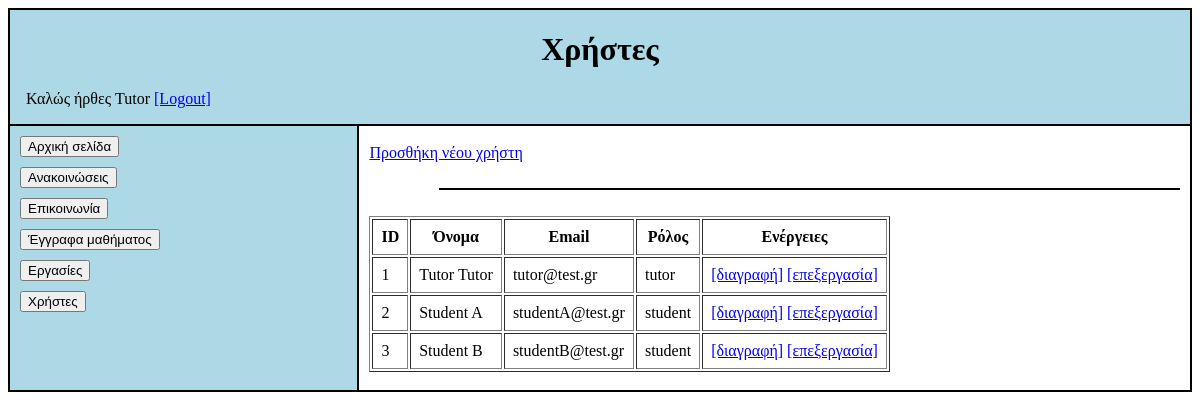
/users.php (signed in), run on the app's committed database.
### tables this page shows
CREATE TABLE `users` (
  `id` int(11) NOT NULL,
  `firstname` varchar(50) DEFAULT NULL,
  `lastname` varchar(50) DEFAULT NULL,
  `email` varchar(100) DEFAULT NULL,
  `password` varchar(255) DEFAULT NULL,
  `role` enum('tutor','student') DEFAULT NULL
);

### users.php (the view, shortened to what this page needs)
<?php
require 'config.php';
$res = mysqli_query($conn, "SELECT * FROM users ORDER BY id");
?>
<!DOCTYPE html>
<html lang="en">
<head>
    <link rel="stylesheet" href="users.css">
</head>
<body>
<div class="container">
    <div class="container1">
        <h1 style="text-align: center">Χρήστες</h1>
		<p style="margin-left:1em;">Καλώς ήρθες <?php echo $_SESSION['name']; ?>
			<a href="logout.php">[Logout]</a>
		</p>
    </div>
    <div class="container2">
        <div class="container3">
            <button class="buttons-margin1" type="button" onclick="window.location.href='index.php';">Αρχική σελίδα</button>
            <button class="buttons-margin2" type="button" onclick="window.location.href='announcements.php';" id="b-announcements">Ανακοινώσεις</button>
            <button class="buttons-margin2" type="button" onclick="window.location.href='communication.php';" id="b-communications">Επικοινωνία</button>
            <button class="buttons-margin1" type="button" onclick="window.location.href='documents.php';" id="b-documents">Έγγραφα μαθήματος</button>
            <button class="buttons-margin2" type="button" onclick="window.location.href='assignments.php';" id="b-assignments">Εργασίες</button>
			<?php if ($_SESSION['role'] == 'tutor'): ?>
				<button class="buttons-margin3" type="button" onclick="window.location.href='users.php';" id="b-users">Χρήστες</button>
			<?php endif; ?>
        </div>
        <div class="container4">
            <br>
			<a href="add_user.php">Προσθήκη νέου χρήστη</a>
			<br><br>
			<div class="text-margin">
			<hr class="hr1">
			</div>
			<br>
			<table border="1" cellpadding="8">
			<tr>
			<th>ID</th>
			<th>Όνομα</th>
			<th>Email</th>
			<th>Ρόλος</th>
			<th>Ενέργειες</th>
			</tr>
			<?php while($u = mysqli_fetch_assoc($res)): ?>
				<tr>
				<td><?php echo $u['id']; ?></td>
				<td><?php echo $u['firstname']." ".$u['lastname']; ?></td>
				<td><?php echo $u['email']; ?></td>
				<td><?php echo $u['role']; ?></td>
				<td>
				<a href="delete_user.php?id=<?php echo $u['id']; ?>">[διαγραφή]</a>
				<a href="edit_user.php?id=<?php echo $u['id']; ?>">[επεξεργασία]</a>
				</td>
				</tr>
			<?php endwhile; ?>
			</table><br>
		</div>
	</div>
</div>
</body>
</html>

### users.css (style rules this page uses)
.container { border: 1px solid black; }
.container1 { border: 1px solid black; background-color: lightblue; }
.container2 { display: flex; }
.container3 { border: 1px solid black; width: 30%; background-color: lightblue; }
.container4 { padding: 0px 10px 0px 10px; border: 1px solid black; width: 70%; }
.buttons-margin1 { margin: 10px 10% 0px 10px; }
.buttons-margin2 { margin: 10px 100% 0px 10px; }
.buttons-margin3 { margin: 10px 100% 50px 10px; }
.text-margin { padding-left: 70px; }
.hr1 { border: 1px solid black; }

### data on the page
users: id "1", firstname "Tutor", lastname "Tutor", email "tutor@test.gr", role "tutor"
users: id "2", firstname "Student", lastname "A", email "studentA@test.gr", role "student"
users: id "3", firstname "Student", lastname "B", email "studentB@test.gr", role "student"

### other printed values
$_SESSION['name'] "Tutor"
